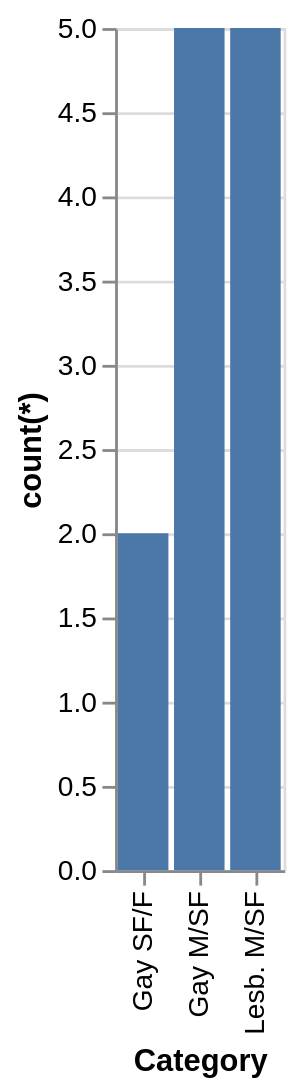

Vega-Lite specification for this chart:
### Vega-Lite specification from a JSON file in a GitHub repository (floating-point values rounded to 4 significant figures)
{"data": {"values": [{"x_data": "Gay M/SF", "y_data": 5}, {"x_data": "Gay SF/F", "y_data": 2}, {"x_data": "Lesb. M/SF", "y_data": 5}]}, "mark": "bar", "encoding": {"x": {"field": "x_data", "type": "nominal", "title": "Category", "sort": {"op": "sum", "field": "y_data", "order": "ascending"}}, "y": {"field": "y_data", "type": "quantitative", "title": "count(*)"}}}
